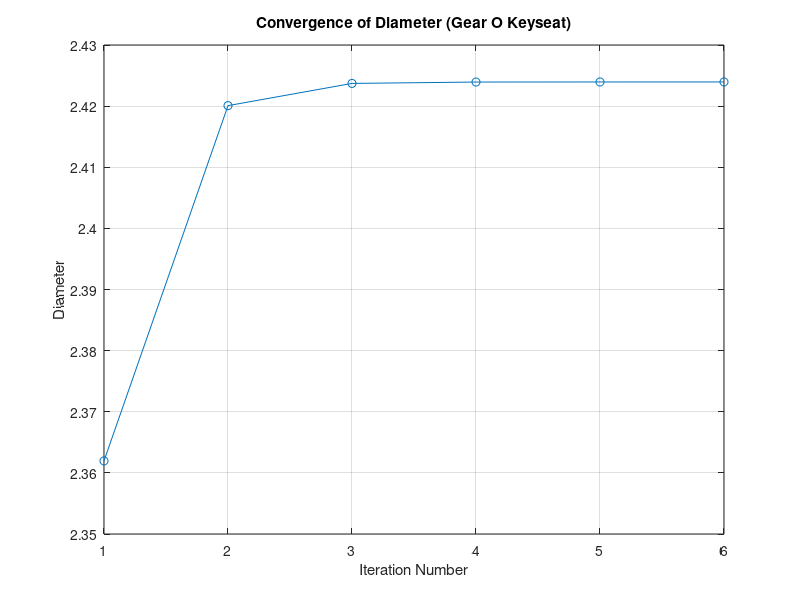

This chart was generated by the following MATLAB code:
clear all;
clc;

%Alternative way to do part 3 using solved diameter equation leading to
%optimized convergance

% Define the function to evaluate the diameter
function d = evaluate_equation(ma, tm, Kf, Kfs, Se, Sut)
    % Equation parameters
    factor1 = (16 * 2) / pi;
    
    % First term inside the brackets
    term1 = (2 * Kf * ma) / Se;
    
    % Second term inside the brackets
    term2 = (sqrt(3) * Kfs * tm) / Sut;
    
    % Combine terms and evaluate the final expression
    d = (factor1 * (term1 + term2))^(1/3);
end

% Initial parameters
diameter = 1.5;  % Initial guess
ma = 8.5795;
tm = 3.6849;
kt = 2.14;     % Correct for Gear O Keyseat
kts = 3.0;     % Correct for Gear O Keyseat
Sut = 116;
convergence_threshold = 1e-6;
max_iterations = 100;

ka = 2.7 * (Sut)^-0.265;
ke = 0.753;
kb = 0;

% Pre-allocate for speed
diameters = zeros(1, max_iterations);
iterations = 1:max_iterations;

% Iterative diameter calculation
for i = 1:max_iterations
    % Gear O Keyseat specific parameters
    notch_radius = 0.02 * diameter;
    root_a_q = 0.2456 - 3.08e-3 * Sut + 1.51e-5 * Sut^2 - 2.67e-8 * Sut^3;
    root_a_qs = 0.19 - 2.51e-3 * Sut + 1.35e-5 * Sut^2 - 2.67e-8 * Sut^3;
    q = 1 / (1 + root_a_q / sqrt(notch_radius));
    qs = 1 / (1 + root_a_qs / sqrt(notch_radius));
    kf = 1 + q * (kt - 1);
    kfs = 1 + qs * (kts - 1);

    % Calculate Se
    if (diameter < 2)
        kb = 0.879 * (diameter^-0.107);
    else
        kb = 0.910 * (diameter^-0.157);
    end
    Se = ka * kb * ke * 0.5 * Sut;
    
    % Calculate new diameter
    new_diameter = evaluate_equation(ma, tm, kf, kfs, Se, Sut);
    diameters(i) = new_diameter;
    
    % Check for convergence
    if abs(new_diameter - diameter) < convergence_threshold
        fprintf('Converged at iteration %d: Diameter = %.4f\n', i, new_diameter);
        diameters = diameters(1:i); % Trim the unused part
        iterations = iterations(1:i); % Trim the iteration numbers
        break;
    end
    % Update diameter for next iteration
    diameter = new_diameter;
end

% Plotting the diameter vs. iteration number
figure;
plot(iterations, diameters, '-o');
xlabel('Iteration Number');
ylabel('Diameter');
title('Convergence of Diameter (Gear O Keyseat)');
grid on;
